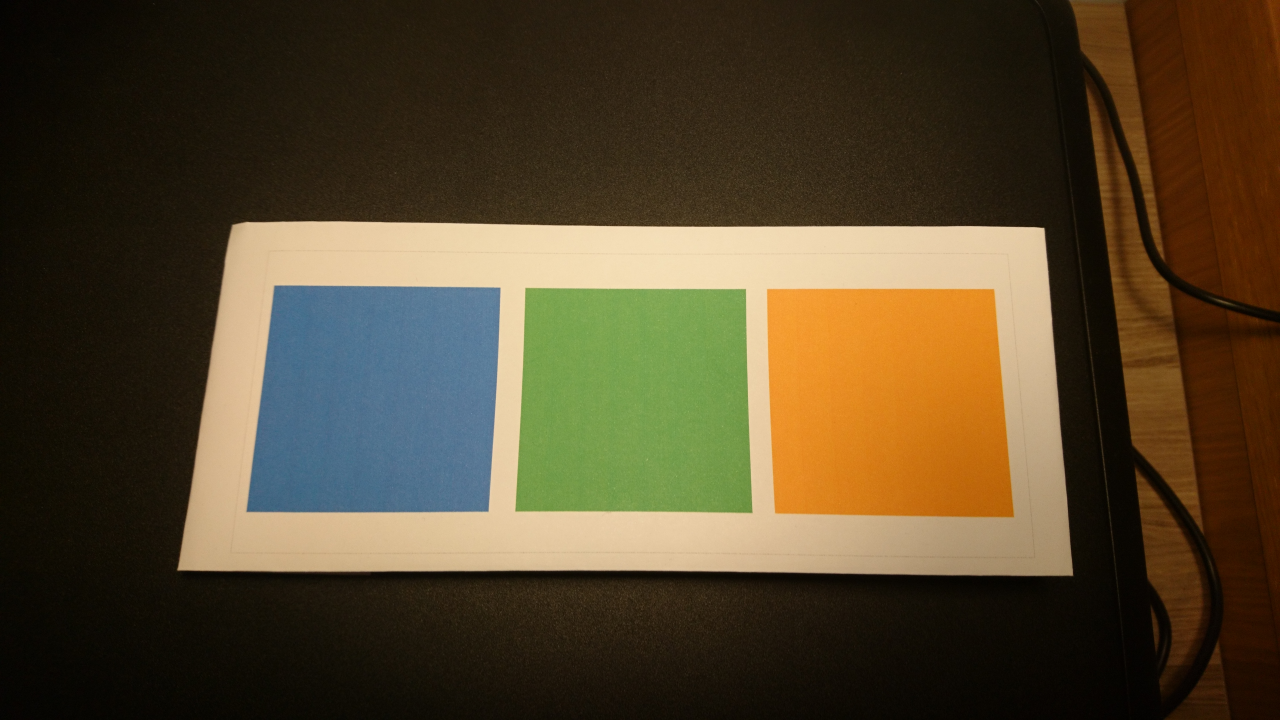
//> input picture Programmation/RobotrOvision/third_test/correct.jpg, 3840 x 2160 px, given in place of shapes.png, which was not available (shown at 1/3 size)
$ ./Code   (built with g++ and OpenCV 4)
//> lines starting //> are read from the running program, lines starting //| are printed output that depends on the picture; after the words box and inside, x2 and y2 are one past the last pixel; in counts of white or black regions, pixels touching at a corner belong together; pictures that were not available may be replaced by others from this repository, and a replacement may not be noted
#include "opencv2/opencv.hpp"
#include <iostream>

using namespace std;
using namespace cv;

RNG rng(12345);

int main(int argc, char *argv[])
{
  Mat image,gray,thresh;
  vector< Vec4i > h;
  vector <Point> approx;
  vector< vector <Point> > contours;

  image = imread("shapes.png",-1);
//> image is the input picture: 2160 rows x 3840 cols, CV_8UC3; mean B, G, R 44.1, 69.1, 82.8

  cvtColor(image,gray,COLOR_BGR2GRAY);
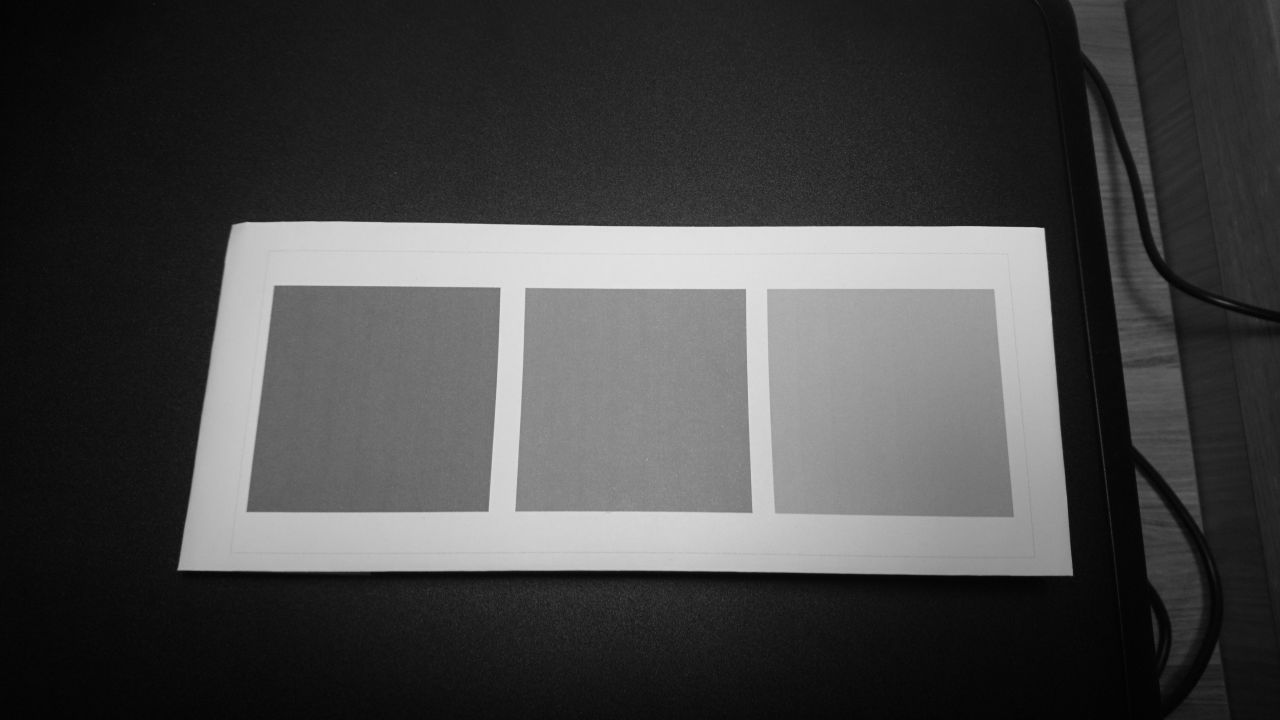
//> gray: 2160 rows x 3840 cols, CV_8UC1 (shown at 1/3 size); min 0, max 239, mean 70.4
  imshow("gray",gray);

//ret,thresh = cv2.threshold(gray,127,255,1)
  threshold( gray, thresh, 200, 255,THRESH_BINARY_INV);
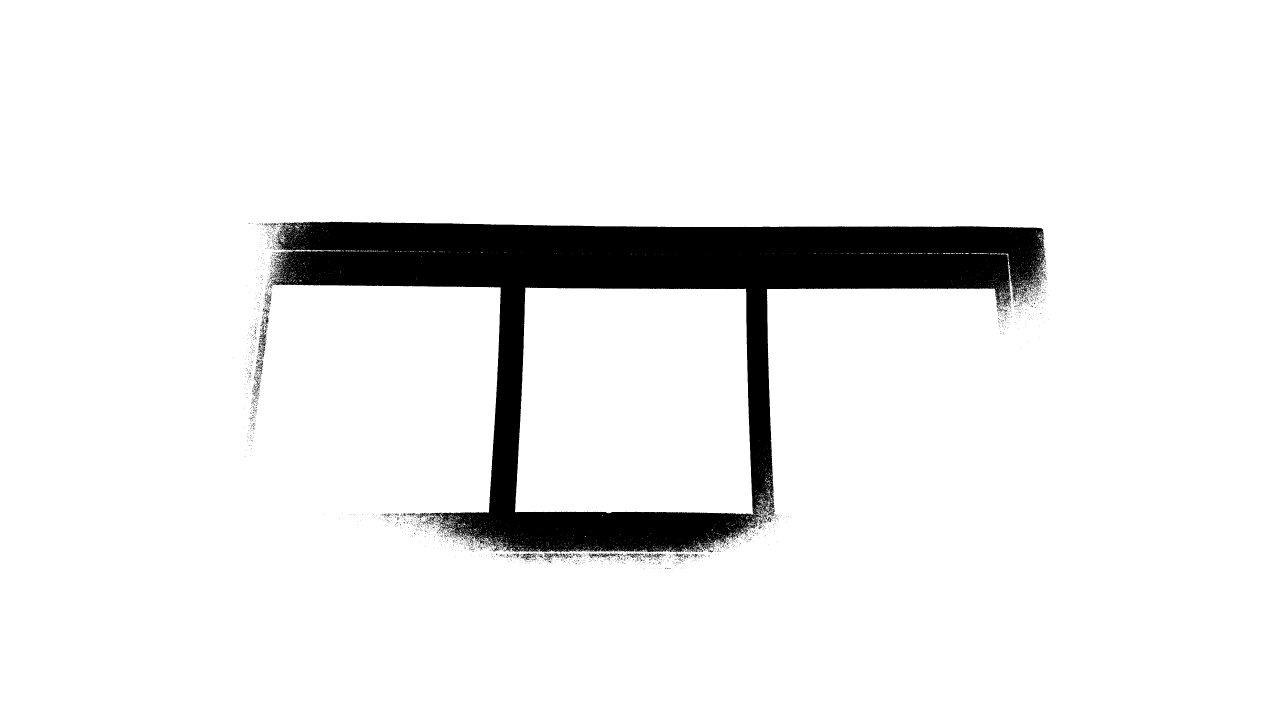
//> thresh: 2160 rows x 3840 cols, CV_8UC1 (shown at 1/3 size); 92.5% white; 3302 black regions (3216 under 20 px)
  imshow("thresh",thresh);

//contours,h = cv2.findContours(thresh,1,2)
  findContours 	( thresh,contours,h,CV_RETR_TREE, CV_CHAIN_APPROX_SIMPLE,Point(0,0));
//> contours = 7974 contours, 7778 with area under 20; largest, box (x1, y1, x2, y2) and area: (0, 0, 3840, 2160) 8288401, (817, 664, 3137, 1659) 1081858, (1545, 863, 2260, 1545) 457610, (778, 995, 800, 1041) 471, (1562, 1659, 1596, 1680) 370; h = 7974 items, first 8: [-1, -1, 1, -1], [2, -1, -1, 0], [3, 1, -1, 0], [4, 2, -1, 0], [5, 3, -1, 0], [6, 4, -1, 0], [7, 5, -1, 0], [8, 6, -1, 0]

  for( int i = 0; i< contours.size(); i++ )
  {
    approxPolyDP(contours[i], approx, 0.05*arcLength(contours[i],1), 1);
    //approx = cv2.approxPolyDP(cnt,0.01*cv2.arcLength(cnt,True),True)
    cout<< approx.size()<<endl;
    if (approx.size()==5)
        {cout<<"pentagon"<<endl;}
        //drawContours(image,approx,0,255,-1)
    else if (approx.size()==3)
        {cout<<"triangle"<<endl;}
        //drawContours(img,[cnt],0,(0,255,0),-1)
    else if (approx.size()==4)
        {cout<<"square"<<endl;}
        //drawContours(img,[cnt],0,(0,0,255),-1)
    else if (approx.size() == 9)
        {cout<<"half-circle"<<endl;}
      //  drawContours(img,[cnt],0,(255,255,0),-1)
    else
        {cout<< "circle" <<endl;}
    cout<<approx<<endl;
    //    drawContours(img,[cnt],0,(0,255,255),-1)
    //drawContours(image,approx,0,(0,255,0),-1);
      Scalar color = Scalar( rng.uniform(0, 255), rng.uniform(0,255), rng.uniform(0,255) );
      drawContours( image, contours, i, color, 2,8,h,0,Point() );
    }
//> this loop made 7974 passes
//> approx on pass 1: 4 Points (x, y): [0, 0], [0, 2159], [3839, 2159], [3839, 0]
//| 4
//| square
//| [0, 0;
//|  0, 2159;
//> (the first 4 of 48 printed lines)
//> (output is shown up to pass 8 of 7974)
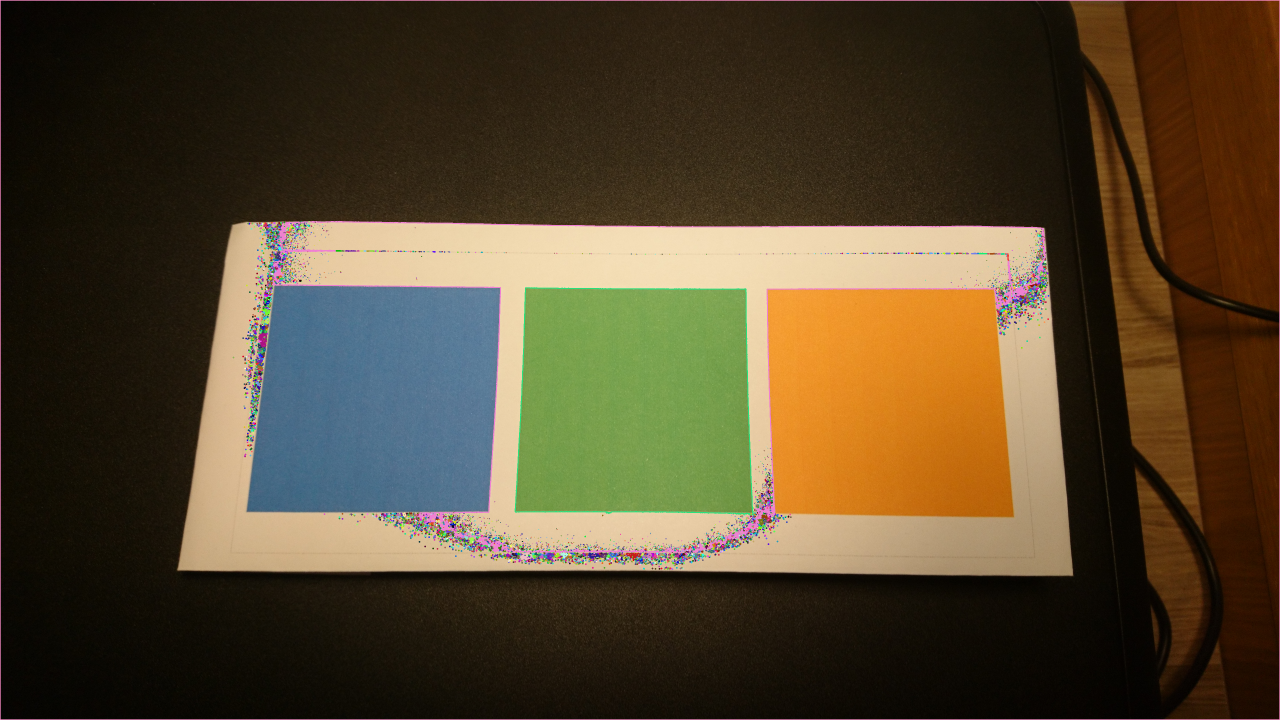
//> image: 2160 rows x 3840 cols, CV_8UC3 (shown at 1/3 size); mean B, G, R 44.6, 68.4, 82.3
//> after the loop, approx = 4 Points (x, y): [926, 665], [927, 664], [928, 665], [927, 666]

  imshow("image",image);
  waitKey(0);
  return 0;
}
